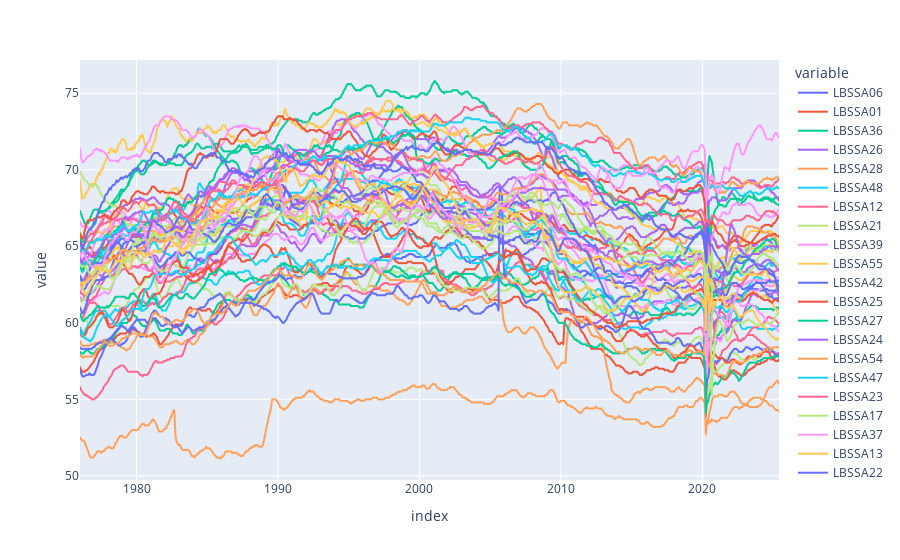

Source (notebook cell):
### Code cell
px.line(part_all_results)

### Figure 1 — Plotly figure (JSON) as saved in the notebook; plotly's stock layout.template omitted (floating-point values rounded to 4 significant figures; data arrays with more than 128 entries replaced by an {"elided": "..."} marker saying what was removed)
{"data": [{"hovertemplate": "variable=LBSSA06<br>index=%{x}<br>value=%{y}<extra></extra>", "legendgroup": "LBSSA06", "line": {"color": "#636efa", "dash": "solid"}, "marker": {"symbol": "circle"}, "mode": "lines", "name": "LBSSA06", "showlegend": true, "type": "scattergl", "x": {"elided": "594 str values"}, "xaxis": "x", "y": {"elided": "594 float values"}, "yaxis": "y"}, {"hovertemplate": "variable=LBSSA01<br>index=%{x}<br>value=%{y}<extra></extra>", "legendgroup": "LBSSA01", "line": {"color": "#EF553B", "dash": "solid"}, "marker": {"symbol": "circle"}, "mode": "lines", "name": "LBSSA01", "showlegend": true, "type": "scattergl", "x": {"elided": "594 str values"}, "xaxis": "x", "y": {"elided": "594 float values"}, "yaxis": "y"}, {"hovertemplate": "variable=LBSSA36<br>index=%{x}<br>value=%{y}<extra></extra>", "legendgroup": "LBSSA36", "line": {"color": "#00cc96", "dash": "solid"}, "marker": {"symbol": "circle"}, "mode": "lines", "name": "LBSSA36", "showlegend": true, "type": "scattergl", "x": {"elided": "594 str values"}, "xaxis": "x", "y": {"elided": "594 float values"}, "yaxis": "y"}, {"hovertemplate": "variable=LBSSA26<br>index=%{x}<br>value=%{y}<extra></extra>", "legendgroup": "LBSSA26", "line": {"color": "#ab63fa", "dash": "solid"}, "marker": {"symbol": "circle"}, "mode": "lines", "name": "LBSSA26", "showlegend": true, "type": "scattergl", "x": {"elided": "594 str values"}, "xaxis": "x", "y": {"elided": "594 float values"}, "yaxis": "y"}, {"hovertemplate": "variable=LBSSA28<br>index=%{x}<br>value=%{y}<extra></extra>", "legendgroup": "LBSSA28", "line": {"color": "#FFA15A", "dash": "solid"}, "marker": {"symbol": "circle"}, "mode": "lines", "name": "LBSSA28", "showlegend": true, "type": "scattergl", "x": {"elided": "594 str values"}, "xaxis": "x", "y": {"elided": "594 float values"}, "yaxis": "y"}, {"hovertemplate": "variable=LBSSA48<br>index=%{x}<br>value=%{y}<extra></extra>", "legendgroup": "LBSSA48", "line": {"color": "#19d3f3", "dash": "solid"}, "marker": {"symbol": "circle"}, "mode": "lines", "name": "LBSSA48", "showlegend": true, "type": "scattergl", "x": {"elided": "594 str values"}, "xaxis": "x", "y": {"elided": "594 float values"}, "yaxis": "y"}, {"hovertemplate": "variable=LBSSA12<br>index=%{x}<br>value=%{y}<extra></extra>", "legendgroup": "LBSSA12", "line": {"color": "#FF6692", "dash": "solid"}, "marker": {"symbol": "circle"}, "mode": "lines", "name": "LBSSA12", "showlegend": true, "type": "scattergl", "x": {"elided": "594 str values"}, "xaxis": "x", "y": {"elided": "594 float values"}, "yaxis": "y"}, {"hovertemplate": "variable=LBSSA21<br>index=%{x}<br>value=%{y}<extra></extra>", "legendgroup": "LBSSA21", "line": {"color": "#B6E880", "dash": "solid"}, "marker": {"symbol": "circle"}, "mode": "lines", "name": "LBSSA21", "showlegend": true, "type": "scattergl", "x": {"elided": "594 str values"}, "xaxis": "x", "y": {"elided": "594 float values"}, "yaxis": "y"}, {"hovertemplate": "variable=LBSSA39<br>index=%{x}<br>value=%{y}<extra></extra>", "legendgroup": "LBSSA39", "line": {"color": "#FF97FF", "dash": "solid"}, "marker": {"symbol": "circle"}, "mode": "lines", "name": "LBSSA39", "showlegend": true, "type": "scattergl", "x": {"elided": "594 str values"}, "xaxis": "x", "y": {"elided": "594 float values"}, "yaxis": "y"}, {"hovertemplate": "variable=LBSSA55<br>index=%{x}<br>value=%{y}<extra></extra>", "legendgroup": "LBSSA55", "line": {"color": "#FECB52", "dash": "solid"}, "marker": {"symbol": "circle"}, "mode": "lines", "name": "LBSSA55", "showlegend": true, "type": "scattergl", "x": {"elided": "594 str values"}, "xaxis": "x", "y": {"elided": "594 float values"}, "yaxis": "y"}, {"hovertemplate": "variable=LBSSA42<br>index=%{x}<br>value=%{y}<extra></extra>", "legendgroup": "LBSSA42", "line": {"color": "#636efa", "dash": "solid"}, "marker": {"symbol": "circle"}, "mode": "lines", "name": "LBSSA42", "showlegend": true, "type": "scattergl", "x": {"elided": "594 str values"}, "xaxis": "x", "y": {"elided": "594 float values"}, "yaxis": "y"}, {"hovertemplate": "variable=LBSSA25<br>index=%{x}<br>value=%{y}<extra></extra>", "legendgroup": "LBSSA25", "line": {"color": "#EF553B", "dash": "solid"}, "marker": {"symbol": "circle"}, "mode": "lines", "name": "LBSSA25", "showlegend": true, "type": "scattergl", "x": {"elided": "594 str values"}, "xaxis": "x", "y": {"elided": "594 float values"}, "yaxis": "y"}, {"hovertemplate": "variable=LBSSA27<br>index=%{x}<br>value=%{y}<extra></extra>", "legendgroup": "LBSSA27", "line": {"color": "#00cc96", "dash": "solid"}, "marker": {"symbol": "circle"}, "mode": "lines", "name": "LBSSA27", "showlegend": true, "type": "scattergl", "x": {"elided": "594 str values"}, "xaxis": "x", "y": {"elided": "594 float values"}, "yaxis": "y"}, {"hovertemplate": "variable=LBSSA24<br>index=%{x}<br>value=%{y}<extra></extra>", "legendgroup": "LBSSA24", "line": {"color": "#ab63fa", "dash": "solid"}, "marker": {"symbol": "circle"}, "mode": "lines", "name": "LBSSA24", "showlegend": true, "type": "scattergl", "x": {"elided": "594 str values"}, "xaxis": "x", "y": {"elided": "594 float values"}, "yaxis": "y"}, {"hovertemplate": "variable=LBSSA54<br>index=%{x}<br>value=%{y}<extra></extra>", "legendgroup": "LBSSA54", "line": {"color": "#FFA15A", "dash": "solid"}, "marker": {"symbol": "circle"}, "mode": "lines", "name": "LBSSA54", "showlegend": true, "type": "scattergl", "x": {"elided": "594 str values"}, "xaxis": "x", "y": {"elided": "594 float values"}, "yaxis": "y"}, {"hovertemplate": "variable=LBSSA47<br>index=%{x}<br>value=%{y}<extra></extra>", "legendgroup": "LBSSA47", "line": {"color": "#19d3f3", "dash": "solid"}, "marker": {"symbol": "circle"}, "mode": "lines", "name": "LBSSA47", "showlegend": true, "type": "scattergl", "x": {"elided": "594 str values"}, "xaxis": "x", "y": {"elided": "594 float values"}, "yaxis": "y"}, {"hovertemplate": "variable=LBSSA23<br>index=%{x}<br>value=%{y}<extra></extra>", "legendgroup": "LBSSA23", "line": {"color": "#FF6692", "dash": "solid"}, "marker": {"symbol": "circle"}, "mode": "lines", "name": "LBSSA23", "showlegend": true, "type": "scattergl", "x": {"elided": "594 str values"}, "xaxis": "x", "y": {"elided": "594 float values"}, "yaxis": "y"}, {"hovertemplate": "variable=LBSSA17<br>index=%{x}<br>value=%{y}<extra></extra>", "legendgroup": "LBSSA17", "line": {"color": "#B6E880", "dash": "solid"}, "marker": {"symbol": "circle"}, "mode": "lines", "name": "LBSSA17", "showlegend": true, "type": "scattergl", "x": {"elided": "594 str values"}, "xaxis": "x", "y": {"elided": "594 float values"}, "yaxis": "y"}, {"hovertemplate": "variable=LBSSA37<br>index=%{x}<br>value=%{y}<extra></extra>", "legendgroup": "LBSSA37", "line": {"color": "#FF97FF", "dash": "solid"}, "marker": {"symbol": "circle"}, "mode": "lines", "name": "LBSSA37", "showlegend": true, "type": "scattergl", "x": {"elided": "594 str values"}, "xaxis": "x", "y": {"elided": "594 float values"}, "yaxis": "y"}, {"hovertemplate": "variable=LBSSA13<br>index=%{x}<br>value=%{y}<extra></extra>", "legendgroup": "LBSSA13", "line": {"color": "#FECB52", "dash": "solid"}, "marker": {"symbol": "circle"}, "mode": "lines", "name": "LBSSA13", "showlegend": true, "type": "scattergl", "x": {"elided": "594 str values"}, "xaxis": "x", "y": {"elided": "594 float values"}, "yaxis": "y"}, {"hovertemplate": "variable=LBSSA22<br>index=%{x}<br>value=%{y}<extra></extra>", "legendgroup": "LBSSA22", "line": {"color": "#636efa", "dash": "solid"}, "marker": {"symbol": "circle"}, "mode": "lines", "name": "LBSSA22", "showlegend": true, "type": "scattergl", "x": {"elided": "594 str values"}, "xaxis": "x", "y": {"elided": "594 float values"}, "yaxis": "y"}, {"hovertemplate": "variable=LBSSA45<br>index=%{x}<br>value=%{y}<extra></extra>", "legendgroup": "LBSSA45", "line": {"color": "#EF553B", "dash": "solid"}, "marker": {"symbol": "circle"}, "mode": "lines", "name": "LBSSA45", "showlegend": true, "type": "scattergl", "x": {"elided": "594 str values"}, "xaxis": "x", "y": {"elided": "594 float values"}, "yaxis": "y"}, {"hovertemplate": "variable=LBSSA08<br>index=%{x}<br>value=%{y}<extra></extra>", "legendgroup": "LBSSA08", "line": {"color": "#00cc96", "dash": "solid"}, "marker": {"symbol": "circle"}, "mode": "lines", "name": "LBSSA08", "showlegend": true, "type": "scattergl", "x": {"elided": "594 str values"}, "xaxis": "x", "y": {"elided": "594 float values"}, "yaxis": "y"}, {"hovertemplate": "variable=LBSSA49<br>index=%{x}<br>value=%{y}<extra></extra>", "legendgroup": "LBSSA49", "line": {"color": "#ab63fa", "dash": "solid"}, "marker": {"symbol": "circle"}, "mode": "lines", "name": "LBSSA49", "showlegend": true, "type": "scattergl", "x": {"elided": "594 str values"}, "xaxis": "x", "y": {"elided": "594 float values"}, "yaxis": "y"}, {"hovertemplate": "variable=LBSSA51<br>index=%{x}<br>value=%{y}<extra></extra>", "legendgroup": "LBSSA51", "line": {"color": "#FFA15A", "dash": "solid"}, "marker": {"symbol": "circle"}, "mode": "lines", "name": "LBSSA51", "showlegend": true, "type": "scattergl", "x": {"elided": "594 str values"}, "xaxis": "x", "y": {"elided": "594 float values"}, "yaxis": "y"}, {"hovertemplate": "variable=LBSSA18<br>index=%{x}<br>value=%{y}<extra></extra>", "legendgroup": "LBSSA18", "line": {"color": "#19d3f3", "dash": "solid"}, "marker": {"symbol": "circle"}, "mode": "lines", "name": "LBSSA18", "showlegend": true, "type": "scattergl", "x": {"elided": "594 str values"}, "xaxis": "x", "y": {"elided": "594 float values"}, "yaxis": "y"}, {"hovertemplate": "variable=LBSSA29<br>index=%{x}<br>value=%{y}<extra></extra>", "legendgroup": "LBSSA29", "line": {"color": "#FF6692", "dash": "solid"}, "marker": {"symbol": "circle"}, "mode": "lines", "name": "LBSSA29", "showlegend": true, "type": "scattergl", "x": {"elided": "594 str values"}, "xaxis": "x", "y": {"elided": "594 float values"}, "yaxis": "y"}, {"hovertemplate": "variable=LBSSA34<br>index=%{x}<br>value=%{y}<extra></extra>", "legendgroup": "LBSSA34", "line": {"color": "#B6E880", "dash": "solid"}, "marker": {"symbol": "circle"}, "mode": "lines", "name": "LBSSA34", "showlegend": true, "type": "scattergl", "x": {"elided": "594 str values"}, "xaxis": "x", "y": {"elided": "594 float values"}, "yaxis": "y"}, {"hovertemplate": "variable=LBSSA19<br>index=%{x}<br>value=%{y}<extra></extra>", "legendgroup": "LBSSA19", "line": {"color": "#FF97FF", "dash": "solid"}, "marker": {"symbol": "circle"}, "mode": "lines", "name": "LBSSA19", "showlegend": true, "type": "scattergl", "x": {"elided": "594 str values"}, "xaxis": "x", "y": {"elided": "594 float values"}, "yaxis": "y"}, {"hovertemplate": "variable=LBSSA02<br>index=%{x}<br>value=%{y}<extra></extra>", "legendgroup": "LBSSA02", "line": {"color": "#FECB52", "dash": "solid"}, "marker": {"symbol": "circle"}, "mode": "lines", "name": "LBSSA02", "showlegend": true, "type": "scattergl", "x": {"elided": "594 str values"}, "xaxis": "x", "y": {"elided": "594 float values"}, "yaxis": "y"}, {"hovertemplate": "variable=LBSSA53<br>index=%{x}<br>value=%{y}<extra></extra>", "legendgroup": "LBSSA53", "line": {"color": "#636efa", "dash": "solid"}, "marker": {"symbol": "circle"}, "mode": "lines", "name": "LBSSA53", "showlegend": true, "type": "scattergl", "x": {"elided": "594 str values"}, "xaxis": "x", "y": {"elided": "594 float values"}, "yaxis": "y"}, {"hovertemplate": "variable=LBSSA04<br>index=%{x}<br>value=%{y}<extra></extra>", "legendgroup": "LBSSA04", "line": {"color": "#EF553B", "dash": "solid"}, "marker": {"symbol": "circle"}, "mode": "lines", "name": "LBSSA04", "showlegend": true, "type": "scattergl", "x": {"elided": "594 str values"}, "xaxis": "x", "y": {"elided": "594 float values"}, "yaxis": "y"}, {"hovertemplate": "variable=LBSSA35<br>index=%{x}<br>value=%{y}<extra></extra>", "legendgroup": "LBSSA35", "line": {"color": "#00cc96", "dash": "solid"}, "marker": {"symbol": "circle"}, "mode": "lines", "name": "LBSSA35", "showlegend": true, "type": "scattergl", "x": {"elided": "594 str values"}, "xaxis": "x", "y": {"elided": "594 float values"}, "yaxis": "y"}, {"hovertemplate": "variable=LBSSA16<br>index=%{x}<br>value=%{y}<extra></extra>", "legendgroup": "LBSSA16", "line": {"color": "#ab63fa", "dash": "solid"}, "marker": {"symbol": "circle"}, "mode": "lines", "name": "LBSSA16", "showlegend": true, "type": "scattergl", "x": {"elided": "594 str values"}, "xaxis": "x", "y": {"elided": "594 float values"}, "yaxis": "y"}, {"hovertemplate": "variable=LBSSA05<br>index=%{x}<br>value=%{y}<extra></extra>", "legendgroup": "LBSSA05", "line": {"color": "#FFA15A", "dash": "solid"}, "marker": {"symbol": "circle"}, "mode": "lines", "name": "LBSSA05", "showlegend": true, "type": "scattergl", "x": {"elided": "594 str values"}, "xaxis": "x", "y": {"elided": "594 float values"}, "yaxis": "y"}, {"hovertemplate": "variable=LBSSA40<br>index=%{x}<br>value=%{y}<extra></extra>", "legendgroup": "LBSSA40", "line": {"color": "#19d3f3", "dash": "solid"}, "marker": {"symbol": "circle"}, "mode": "lines", "name": "LBSSA40", "showlegend": true, "type": "scattergl", "x": {"elided": "594 str values"}, "xaxis": "x", "y": {"elided": "594 float values"}, "yaxis": "y"}, {"hovertemplate": "variable=LBSSA31<br>index=%{x}<br>value=%{y}<extra></extra>", "legendgroup": "LBSSA31", "line": {"color": "#FF6692", "dash": "solid"}, "marker": {"symbol": "circle"}, "mode": "lines", "name": "LBSSA31", "showlegend": true, "type": "scattergl", "x": {"elided": "594 str values"}, "xaxis": "x", "y": {"elided": "594 float values"}, "yaxis": "y"}, {"hovertemplate": "variable=LBSSA15<br>index=%{x}<br>value=%{y}<extra></extra>", "legendgroup": "LBSSA15", "line": {"color": "#B6E880", "dash": "solid"}, "marker": {"symbol": "circle"}, "mode": "lines", "name": "LBSSA15", "showlegend": true, "type": "scattergl", "x": {"elided": "594 str values"}, "xaxis": "x", "y": {"elided": "594 float values"}, "yaxis": "y"}, {"hovertemplate": "variable=LBSSA32<br>index=%{x}<br>value=%{y}<extra></extra>", "legendgroup": "LBSSA32", "line": {"color": "#FF97FF", "dash": "solid"}, "marker": {"symbol": "circle"}, "mode": "lines", "name": "LBSSA32", "showlegend": true, "type": "scattergl", "x": {"elided": "594 str values"}, "xaxis": "x", "y": {"elided": "594 float values"}, "yaxis": "y"}, {"hovertemplate": "variable=LBSSA30<br>index=%{x}<br>value=%{y}<extra></extra>", "legendgroup": "LBSSA30", "line": {"color": "#FECB52", "dash": "solid"}, "marker": {"symbol": "circle"}, "mode": "lines", "name": "LBSSA30", "showlegend": true, "type": "scattergl", "x": {"elided": "594 str values"}, "xaxis": "x", "y": {"elided": "594 float values"}, "yaxis": "y"}, {"hovertemplate": "variable=LBSSA41<br>index=%{x}<br>value=%{y}<extra></extra>", "legendgroup": "LBSSA41", "line": {"color": "#636efa", "dash": "solid"}, "marker": {"symbol": "circle"}, "mode": "lines", "name": "LBSSA41", "showlegend": true, "type": "scattergl", "x": {"elided": "594 str values"}, "xaxis": "x", "y": {"elided": "594 float values"}, "yaxis": "y"}, {"hovertemplate": "variable=LBSSA33<br>index=%{x}<br>value=%{y}<extra></extra>", "legendgroup": "LBSSA33", "line": {"color": "#EF553B", "dash": "solid"}, "marker": {"symbol": "circle"}, "mode": "lines", "name": "LBSSA33", "showlegend": true, "type": "scattergl", "x": {"elided": "594 str values"}, "xaxis": "x", "y": {"elided": "594 float values"}, "yaxis": "y"}, {"hovertemplate": "variable=LBSSA50<br>index=%{x}<br>value=%{y}<extra></extra>", "legendgroup": "LBSSA50", "line": {"color": "#00cc96", "dash": "solid"}, "marker": {"symbol": "circle"}, "mode": "lines", "name": "LBSSA50", "showlegend": true, "type": "scattergl", "x": {"elided": "594 str values"}, "xaxis": "x", "y": {"elided": "594 float values"}, "yaxis": "y"}, {"hovertemplate": "variable=LBSSA09<br>index=%{x}<br>value=%{y}<extra></extra>", "legendgroup": "LBSSA09", "line": {"color": "#ab63fa", "dash": "solid"}, "marker": {"symbol": "circle"}, "mode": "lines", "name": "LBSSA09", "showlegend": true, "type": "scattergl", "x": {"elided": "594 str values"}, "xaxis": "x", "y": {"elided": "594 float values"}, "yaxis": "y"}, {"hovertemplate": "variable=LBSSA38<br>index=%{x}<br>value=%{y}<extra></extra>", "legendgroup": "LBSSA38", "line": {"color": "#FFA15A", "dash": "solid"}, "marker": {"symbol": "circle"}, "mode": "lines", "name": "LBSSA38", "showlegend": true, "type": "scattergl", "x": {"elided": "594 str values"}, "xaxis": "x", "y": {"elided": "594 float values"}, "yaxis": "y"}, {"hovertemplate": "variable=LBSSA46<br>index=%{x}<br>value=%{y}<extra></extra>", "legendgroup": "LBSSA46", "line": {"color": "#19d3f3", "dash": "solid"}, "marker": {"symbol": "circle"}, "mode": "lines", "name": "LBSSA46", "showlegend": true, "type": "scattergl", "x": {"elided": "594 str values"}, "xaxis": "x", "y": {"elided": "594 float values"}, "yaxis": "y"}, {"hovertemplate": "variable=LBSSA20<br>index=%{x}<br>value=%{y}<extra></extra>", "legendgroup": "LBSSA20", "line": {"color": "#FF6692", "dash": "solid"}, "marker": {"symbol": "circle"}, "mode": "lines", "name": "LBSSA20", "showlegend": true, "type": "scattergl", "x": {"elided": "594 str values"}, "xaxis": "x", "y": {"elided": "594 float values"}, "yaxis": "y"}, {"hovertemplate": "variable=LBSSA44<br>index=%{x}<br>value=%{y}<extra></extra>", "legendgroup": "LBSSA44", "line": {"color": "#B6E880", "dash": "solid"}, "marker": {"symbol": "circle"}, "mode": "lines", "name": "LBSSA44", "showlegend": true, "type": "scattergl", "x": {"elided": "594 str values"}, "xaxis": "x", "y": {"elided": "594 float values"}, "yaxis": "y"}, {"hovertemplate": "variable=LBSSA11<br>index=%{x}<br>value=%{y}<extra></extra>", "legendgroup": "LBSSA11", "line": {"color": "#FF97FF", "dash": "solid"}, "marker": {"symbol": "circle"}, "mode": "lines", "name": "LBSSA11", "showlegend": true, "type": "scattergl", "x": {"elided": "594 str values"}, "xaxis": "x", "y": {"elided": "594 float values"}, "yaxis": "y"}, {"hovertemplate": "variable=LBSSA10<br>index=%{x}<br>value=%{y}<extra></extra>", "legendgroup": "LBSSA10", "line": {"color": "#FECB52", "dash": "solid"}, "marker": {"symbol": "circle"}, "mode": "lines", "name": "LBSSA10", "showlegend": true, "type": "scattergl", "x": {"elided": "594 str values"}, "xaxis": "x", "y": {"elided": "594 float values"}, "yaxis": "y"}, {"hovertemplate": "variable=LBSSA56<br>index=%{x}<br>value=%{y}<extra></extra>", "legendgroup": "LBSSA56", "line": {"color": "#636efa", "dash": "solid"}, "marker": {"symbol": "circle"}, "mode": "lines", "name": "LBSSA56", "showlegend": true, "type": "scattergl", "x": {"elided": "594 str values"}, "xaxis": "x", "y": {"elided": "594 float values"}, "yaxis": "y"}], "layout": {"legend": {"title": {"text": "variable"}, "tracegroupgap": 0}, "margin": {"t": 60}, "xaxis": {"anchor": "y", "domain": [0, 1], "title": {"text": "index"}}, "yaxis": {"anchor": "x", "domain": [0, 1], "title": {"text": "value"}}}}
